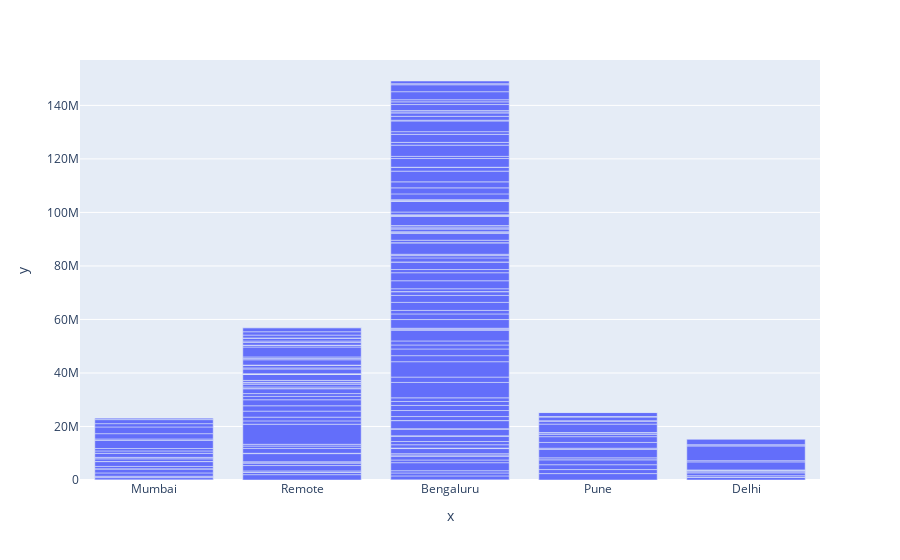

The code cell stored with this chart in its notebook:
### Code cell
px.bar(x=db['city'],y=db['Job_salary'])

### Figure 1 — Plotly figure (JSON) as saved in the notebook; plotly's stock layout.template omitted (floating-point values rounded to 4 significant figures; data arrays with more than 128 entries replaced by an {"elided": "..."} marker saying what was removed)
{"data": [{"alignmentgroup": "True", "hovertemplate": "x=%{x}<br>y=%{y}<extra></extra>", "legendgroup": "", "marker": {"color": "#636efa", "pattern": {"shape": ""}}, "name": "", "offsetgroup": "", "orientation": "v", "showlegend": false, "textposition": "auto", "type": "bar", "x": {"elided": "209 str values"}, "xaxis": "x", "y": {"elided": "209 float values"}, "yaxis": "y"}], "layout": {"barmode": "relative", "legend": {"tracegroupgap": 0}, "margin": {"t": 60}, "xaxis": {"anchor": "y", "domain": [0, 1], "title": {"text": "x"}}, "yaxis": {"anchor": "x", "domain": [0, 1], "title": {"text": "y"}}}}
